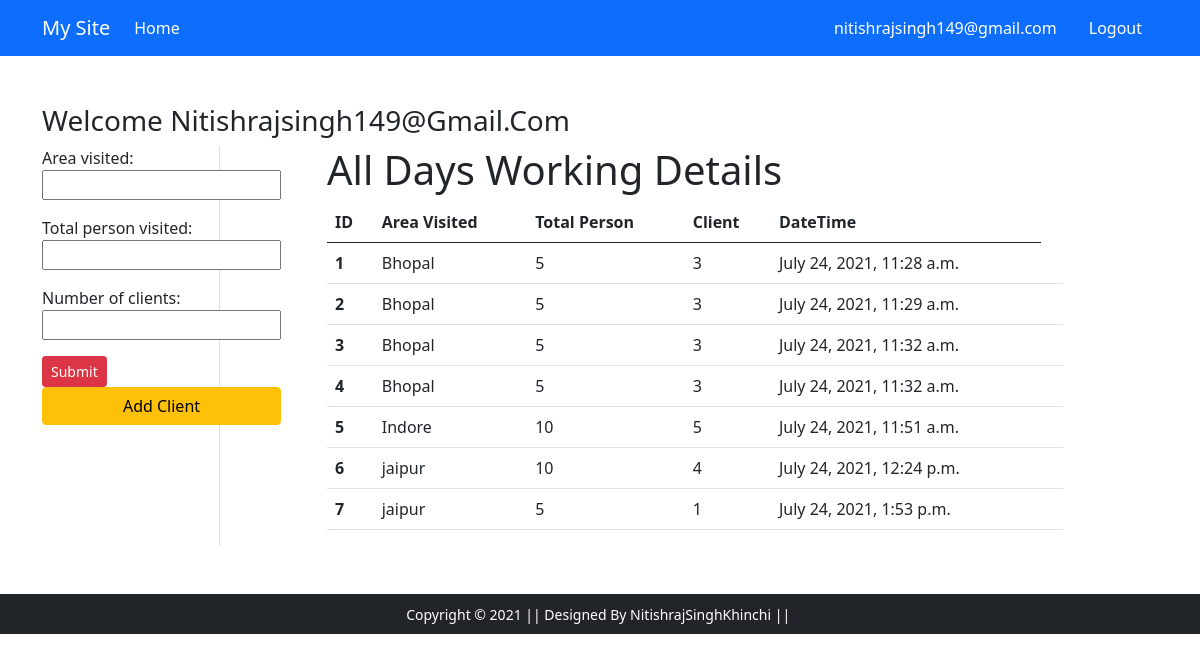
Page /profile/ (signed in) on the committed database.
### accounts/models.py (models this page shows, shortened)
class CustomUser(AbstractUser):
    username = None
    """we can create Phonenumber Fields with the help of third party package But t have used Charfields"""
    mobile_no= models.CharField(blank=True,max_length=15,unique=True)
    email = models.EmailField(blank=True,unique=True)
    Age = models.PositiveIntegerField(blank=True,null=True)
    USERNAME_FIELD = 'mobile_no'
    REQUIRED_FIELDS = []
    objects = UserManager()

class Working(models.Model):
    area_visited = models.CharField(max_length=500)
    total_person = models.PositiveIntegerField()
    number_of_leads = models.PositiveIntegerField()
    date = models.DateTimeField(auto_now=datetime.now())

### accounts/views.py (the view)
# urls.py: path('profile/',views.profile,name='profile'),
@login_required
def profile(request):
    if request.method == 'POST':
        fm = Workingform(request.POST)
        if fm.is_valid():
            area = fm.cleaned_data['area_visited']
            person = fm.cleaned_data['total_person']
            leads = fm.cleaned_data['number_of_leads']
            print(area)
            print(person)
            reg = Working(area_visited=area,total_person=person,number_of_leads=leads)
            reg.save()
            return redirect('addclient')
    else:
        fm = Workingform()
    stud = Working.objects.all()
    return render(request, 'accounts/profile.html', {'form':fm, 'stu':stud})

### accounts/forms.py
class Workingform(forms.ModelForm):
    class Meta:
        model = Working
        fields = ['area_visited', 'total_person', 'number_of_leads']
        labels = {'area_visited':'Area visited','total_person':'Total person visited','number_of_leads':'Number of clients'}

### templates/accounts/profile.html (shortened to what this page needs)
{% extends 'accounts/base.html' %}
{% block main-content %}
<div class="container my-5">
 <div class="row">
  <h3>Welcome <span class="text-capitalize"> {{ request.user.email}}</span></h3>
  <div class="col-sm-2 border-end">
   <ul class="list-unstyled">
    <li class="d-grid">
        <form method="POST" novalidate>
        {{form.as_p}}
        <input type="submit" class="btn btn-danger btn-sm" value="Submit">
    </form>
    <a href="{% url 'addclient' %}" class="btn btn-warning">Add Client</a>
    </li>
   </ul>
  </div>
  <div class="col-sm-8 offset-sm-1" id="resizeMe",class="table">
    <h1>All Days Working Details</h1>
        {% if stu %}
         <table class="table table-hover">
           <thead>
             <tr>
               <th scope="col">ID</th>
               <th scope="col">Area Visited</th>
               <th scope="col">Total Person</th>
               <th scope="col">Client</th>
               <th scope="col">DateTime</th>
             </tr>
           </thead>
           <tbody>
            {% for st in stu %}
             <tr>
               <th scope="row">{{st.id}}</th>
               <td>{{st.area_visited}}</td>
               <td>{{st.total_person}}</td>
               <td>{{st.number_of_leads}}</td>
               <td>{{st.date}}</td>
               <td>
             </tr>
            {% endfor %}
           </tbody>
         </table>
        {% else %}
         <h4 class="text-center alert alert-warning">No Records</h4>
        {% endif %}
  </div>
 </div>
</div>
{% endblock main-content %}

### templates/accounts/base.html (shortened to what this page needs)
<!doctype html>
{% load static %}
<html lang="en">
  <head>
    <link href="https://cdn.jsdelivr.net/npm/bootstrap@5.0.0-beta1/dist/css/bootstrap.min.css" rel="stylesheet">
    <link rel="stylesheet" href="{% static 'app/css/owl.carousel.min.css' %}">
    <link rel="stylesheet" href="{% static 'app/css/all.min.css' %}">
    <link rel="stylesheet" href="{% static 'app/css/style.css' %}">
  </head>
  <body>
    <nav class="navbar navbar-expand-lg navbar-dark bg-primary">
     <div class="container">
       <a class="navbar-brand" href="/">My Site</a>
       <div class="collapse navbar-collapse" id="navbarSupportedContent">
         <ul class="navbar-nav me-auto mb-2 mb-lg-0">
           <li class="nav-item">
             <a class="nav-link active" aria-current="page" href="/">Home</a>
           </li>
         </ul>
         <div>
          <ul class="navbar-nav me-auto mb-2 mb-lg-0">
            {% if request.user.is_authenticated %}
            <li class="nav-item mx-2">
             <a href="#" class="nav-link text-white">{{request.user.email}} </a>
            </li>
            <li class="nav-item mx-2">
                <a href="{% url 'logout' %}" class="nav-link text-white">Logout</a>
               </li>
            {% endif %}
          </ul>
         </div>
       </div>
     </div>
    </nav>
    {% block main-content %} {% endblock main-content %}
    <footer class="container-fluid bg-dark text-center p-2 mt-5">
        <small class="text-white">Copyright &copy; 2021 || Designed By NitishrajSinghKhinchi || </small>
    </footer>
  </body>
</html>

### rows in the picture
CustomUser: user.email "nitishrajsingh149@gmail.com", user.email "Nitishrajsingh149@gmail.com"
Working: id "1", area_visited "Bhopal", total_person "5", number_of_leads "3", date "July 24, 2021, 11:28 a.m."
Working: id "2", area_visited "Bhopal", total_person "5", number_of_leads "3", date "July 24, 2021, 11:29 a.m."
Working: id "3", area_visited "Bhopal", total_person "5", number_of_leads "3", date "July 24, 2021, 11:32 a.m."
Working: id "4", area_visited "Bhopal", total_person "5", number_of_leads "3", date "July 24, 2021, 11:32 a.m."
Working: id "5", area_visited "Indore", total_person "10", number_of_leads "5", date "July 24, 2021, 11:51 a.m."
Working: id "6", area_visited "jaipur", total_person "10", number_of_leads "4", date "July 24, 2021, 12:24 p.m."
Working: id "7", area_visited "jaipur", total_person "5", number_of_leads "1", date "July 24, 2021, 1:53 p.m."
